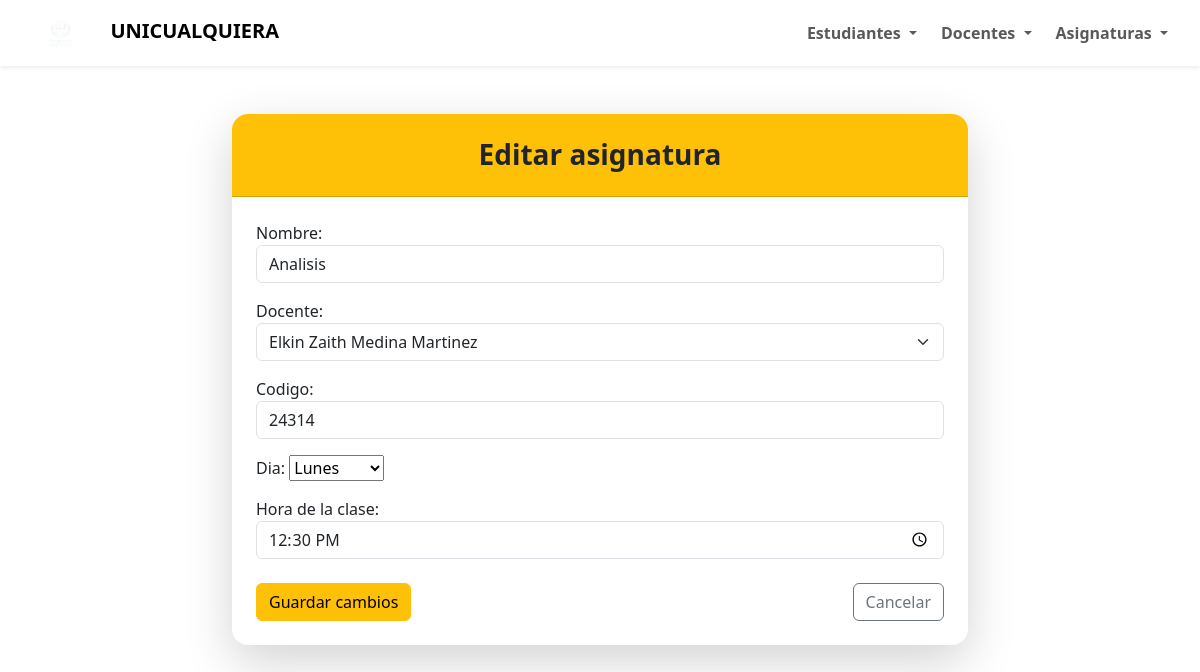
The app's page /asignaturas/24314/editar/, older data.
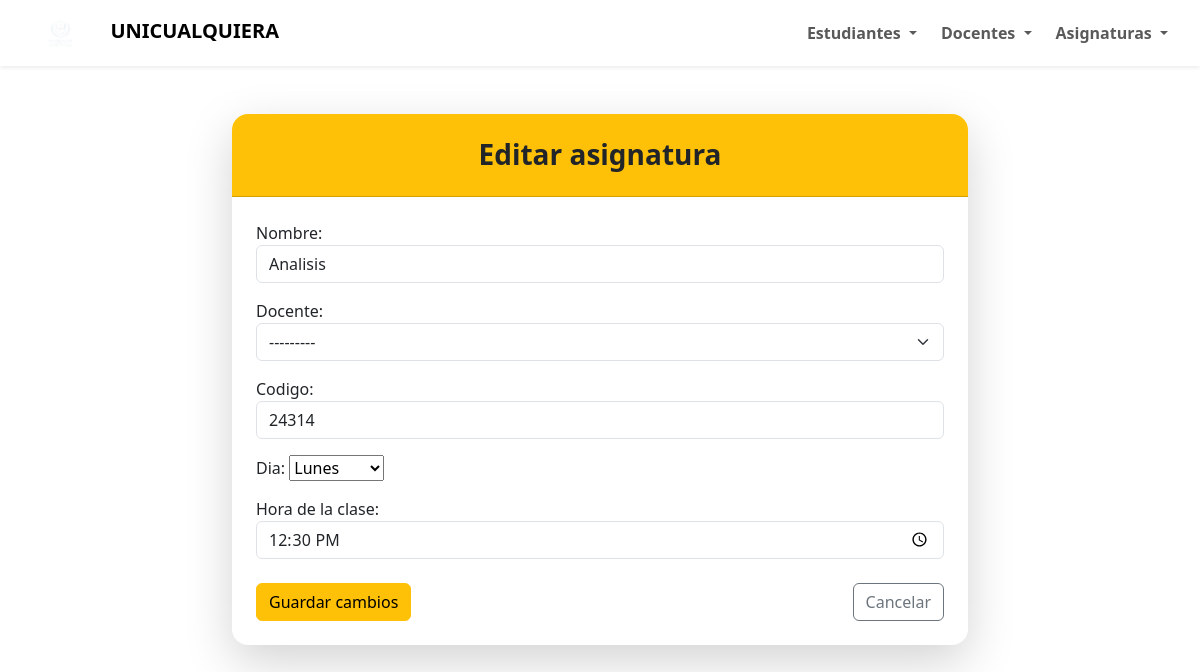
The same page, newer data.
### apps/asignaturas/models.py (models this page shows, shortened)
class asignaturas(models.Model):
    nombre = models.CharField(max_length=100)
    docente = models.ForeignKey(
        "docentes.docentes",
        on_delete=models.SET_NULL,
        null=True,
        verbose_name="Docente",
    )
    codigo = models.CharField(
        max_length=20, primary_key=True, verbose_name="Codigo", unique=True
    )
    class dia(models.TextChoices):
        Lunes = "Lunes"
        Martes = "Martes"
        Miercoles = "Miercoles"
        Jueves = "Jueves"
        Viernes = "Viernes"
    dia_de_clase = models.CharField(
        max_length=9, blank=False, default="Lunes", choices=dia, verbose_name="Dia"
    )
    hora = models.TimeField(null=True, verbose_name="Hora de la clase")
    class Meta:
        verbose_name = "Asignatura"
        verbose_name_plural = "Asignaturas"

### apps/docentes/models.py (models this page shows)
class docentes(models.Model):
    nombre = models.CharField(max_length=100, verbose_name="Nombre completo")
    correo = models.CharField(
        max_length=100,
        validators=[validar_correo],
        unique=True,
        verbose_name="Correo electronico",
    )
    class sexo_docente(models.TextChoices):
        Hombre = "H", "Hombre"
        Mujer = "M", "Mujer"
    sexo = models.CharField(
        max_length=1,
        choices=sexo_docente,
        blank=False,
        default="H",
        verbose_name="Sexo",
    )
    class Meta:
        verbose_name = "Docente"
        verbose_name_plural = "Docentes"
    def __str__(self):
        return f"{self.nombre}"

### apps/asignaturas/views.py (the view)
# urls.py: path('<str:pk>/editar/', views.actualizar_asignatura, name='actualizar_asignatura'),
def actualizar_asignatura(request, pk):
    asignatura = get_object_or_404(asignaturas, pk=pk)
    if request.method == 'POST':
        form = AsignaturaForm(request.POST, instance=asignatura)
        if form.is_valid():
            form.save()
            return redirect('lista_asignaturas')
    else:
        form = AsignaturaForm(instance=asignatura)
    return render(
        request,
        'asignaturas/editar_asignatura.html',
        {'form': form, 'asignatura': asignatura}
    )

### apps/asignaturas/forms.py
class AsignaturaForm(forms.ModelForm):
    class Meta:
        model = asignaturas
        fields = '__all__'
        widgets = {
            'codigo': forms.TextInput(attrs={
                'class': 'form-control',
                'placeholder': 'Ej. MAT101'
            }),
            'nombre': forms.TextInput(attrs={
                'class': 'form-control',
                'placeholder': 'Ej. Cálculo Diferencial'
            }),
            'docente': forms.Select(attrs={
                'class': 'form-select'
            }),
            'dia': forms.Select(attrs={
                'class': 'form-select'
            }),
            'hora': forms.TimeInput(attrs={
                'class': 'form-control',
                'placeholder': 'Ej. 08:00',
                'type': 'time'
            }),
        }

### templates/asignaturas/editar_asignatura.html (shortened to what this page needs)
{% extends 'base_layout.html' %}
{% block content %}
<div class="container py-5">
    <div class="row justify-content-center">
        <div class="col-lg-8">
            <div class="card shadow-lg border-0 rounded-4">
                <div class="card-header bg-warning text-dark text-center py-4 rounded-top-4">
                    <h3 class="mb-0 fw-bold">Editar asignatura</h3>
                </div>
                <div class="card-body p-4">
                    <form method="POST">
                        {{ form.as_p }}
                        <div class="d-flex justify-content-between mt-4">
                            <button type="submit" class="btn btn-warning">Guardar cambios</button>
                            <a href="{% url 'lista_asignaturas' %}" class="btn btn-outline-secondary">Cancelar</a>
                        </div>
                    </form>
                </div>
            </div>
        </div>
    </div>
</div>
{% endblock %}

Row changes from the older to the newer data that the page shows:
changed asignaturas "Lunes": docente "Elkin Zaith Medina Martinez" → "---------"
